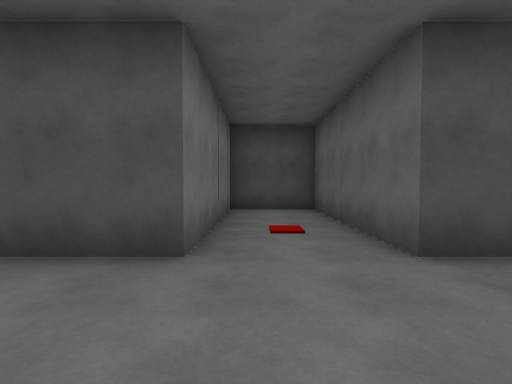
view 1 (above)

16 first-person views from a walk through a 3-D level made in the Unity game engine. The camera is 1.5 m above the floor, tilts 2° down and sees 85° across. The floor is counted in squares, 2 m on a side. Each view is taken from the middle of a square. On the plan, view 1 faces up. The plan holds only what a view shows up to about 10 squares ahead; the rest is blank. The place goes on beyond the plan. The player character is not drawn.

view 2
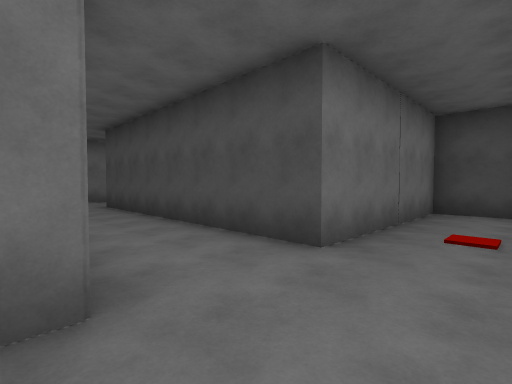

view 3
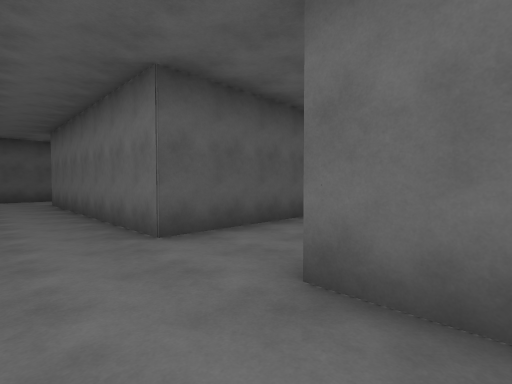

view 4
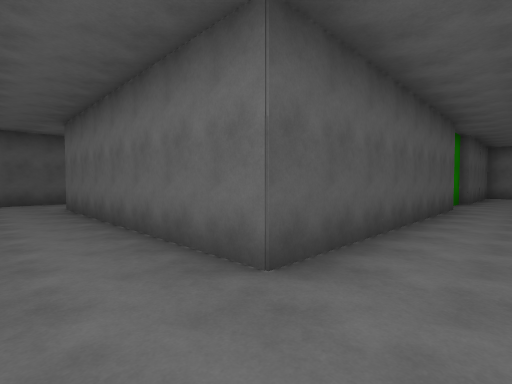

view 5
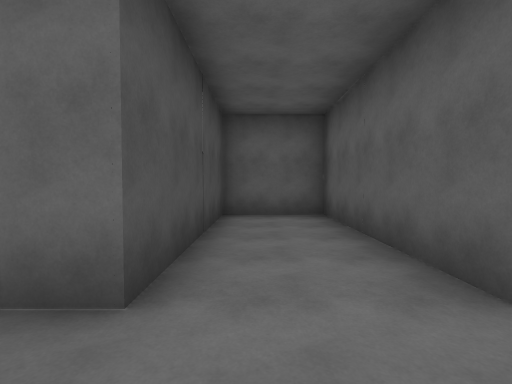

view 6
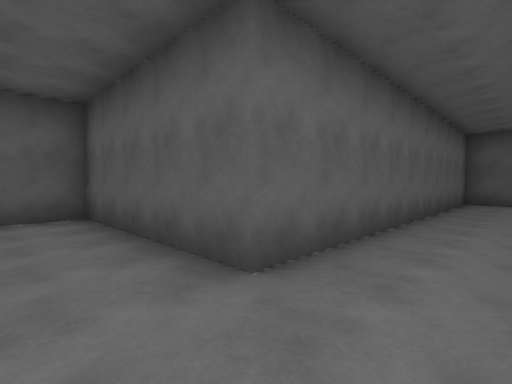

view 7
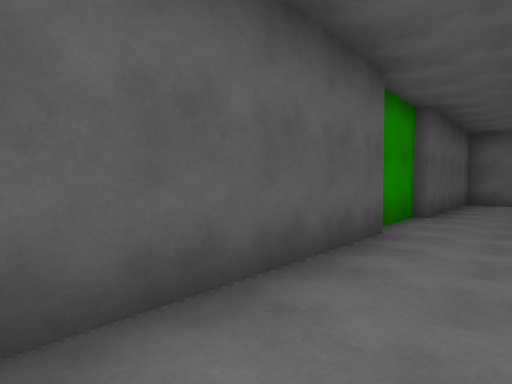

view 8
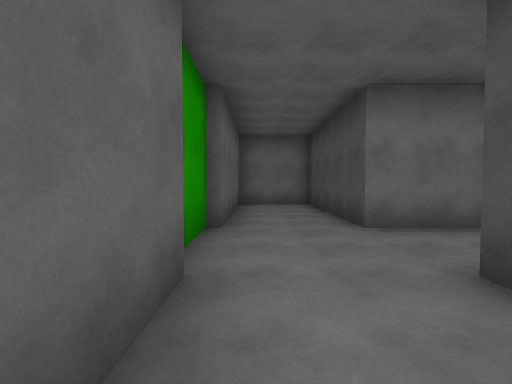

view 9
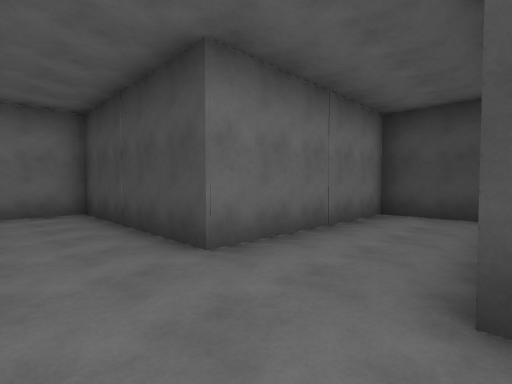

view 10
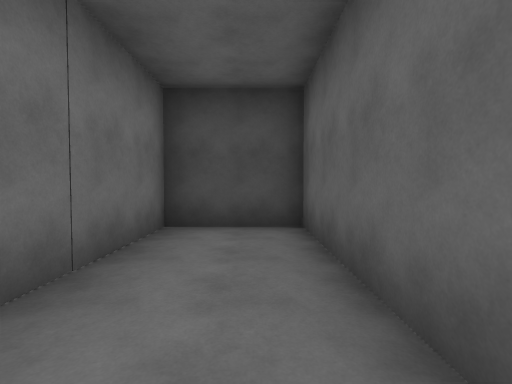

view 11
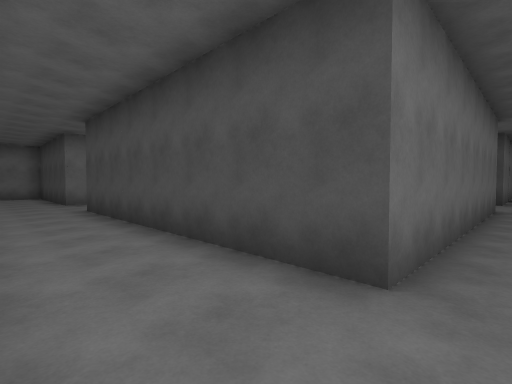

view 12
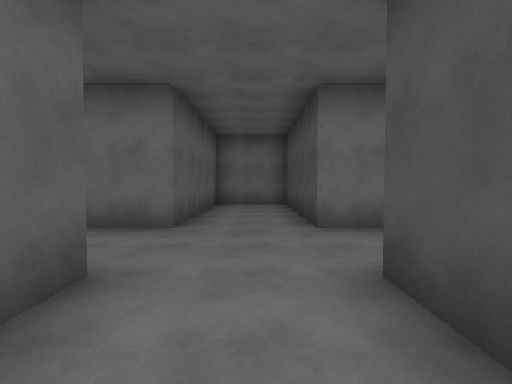

view 13
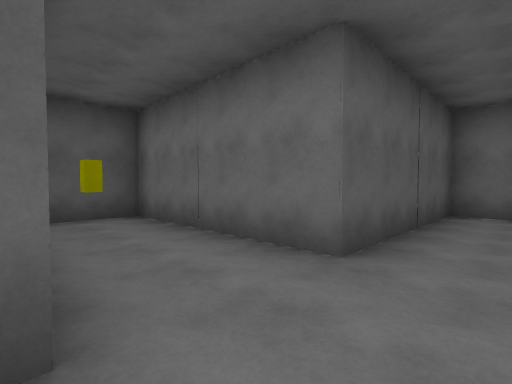

view 14
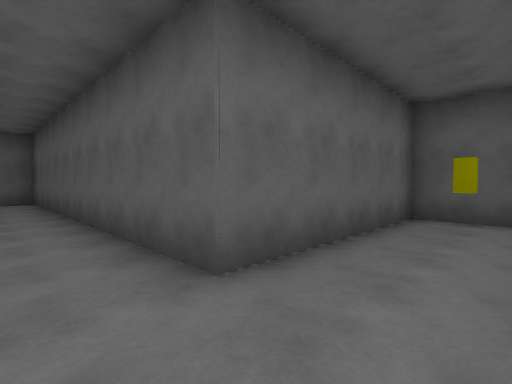

view 15
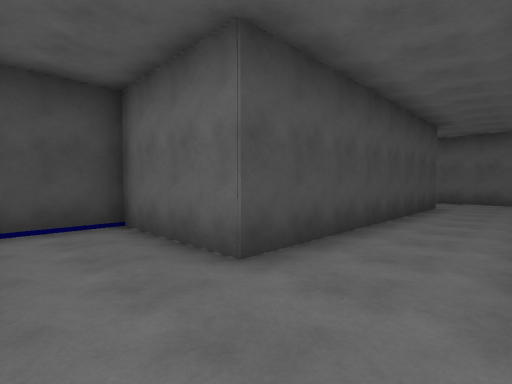

view 16
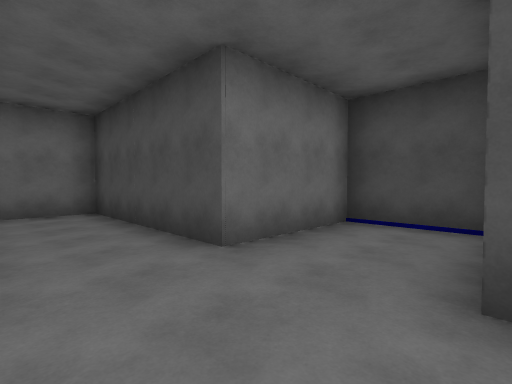

### Floor plan
Points are (right, up) in squares from view 1. A wall is a line through its corners. A room is listed if a view was taken in it or the views show most of it. See-through windows are left out.
Room 1 (views 1, 2, 3, 4, 5, 6, 7, 8, 9, 10, 11, 12, 13, 14, 15, 16)
walls: (-8.2, 0.4) (-0.7, 0.4) (-0.7, -7) (-8.2, -7) (-8.2, -4) (-10.6, -4) (-10.6, -7) (-15.4, -7) (-15.4, -9.3) (-10.6, -9.3) (-10.6, -14.2) (-8.2, -14.2) (-8.2, -9.3) (1.6, -9.3) (1.6, 0.4) (6.4, 0.4) (6.4, 2.8) (1.6, 2.8) (1.6, 7.7) (-0.7, 7.7) (-0.7, 2.8) (-8.2, 2.8); (-8.2, 3.7) (-8.2, 7.7) (-10.6, 7.7) (-10.6, 2.8) (-15.4, 2.8) (-15.4, 0.4) (-10.5, 0.4); (-10.6, 0.2) (-8.9, 0.2)
objects: other object (-9, -13)

Where each view was taken, in squares from view 1:
view 1: 0 up, 0 right, facing up
view 2: 0 up, 1 right, facing up-left
view 3: 4 up, 1 right, facing down-left
view 4: 2 up, 1 right, facing down-left
view 5: 2 up, 0 right, facing right
view 6: 2 up, 0 right, facing down-right
view 7: 2 up, 4 left, facing down-left
view 8: 1 up, 6 left, facing left
view 9: 1 up, 8 left, facing up-left
view 10: 3 up, 9 left, facing up
view 11: 9 down, 0 right, facing up-left
view 12: 8 down, 6 left, facing left
view 13: 8 down, 8 left, facing down-left
view 14: 8 down, 10 left, facing down-right
view 15: 9 down, 10 left, facing up-right
view 16: 9 down, 8 left, facing up-left
